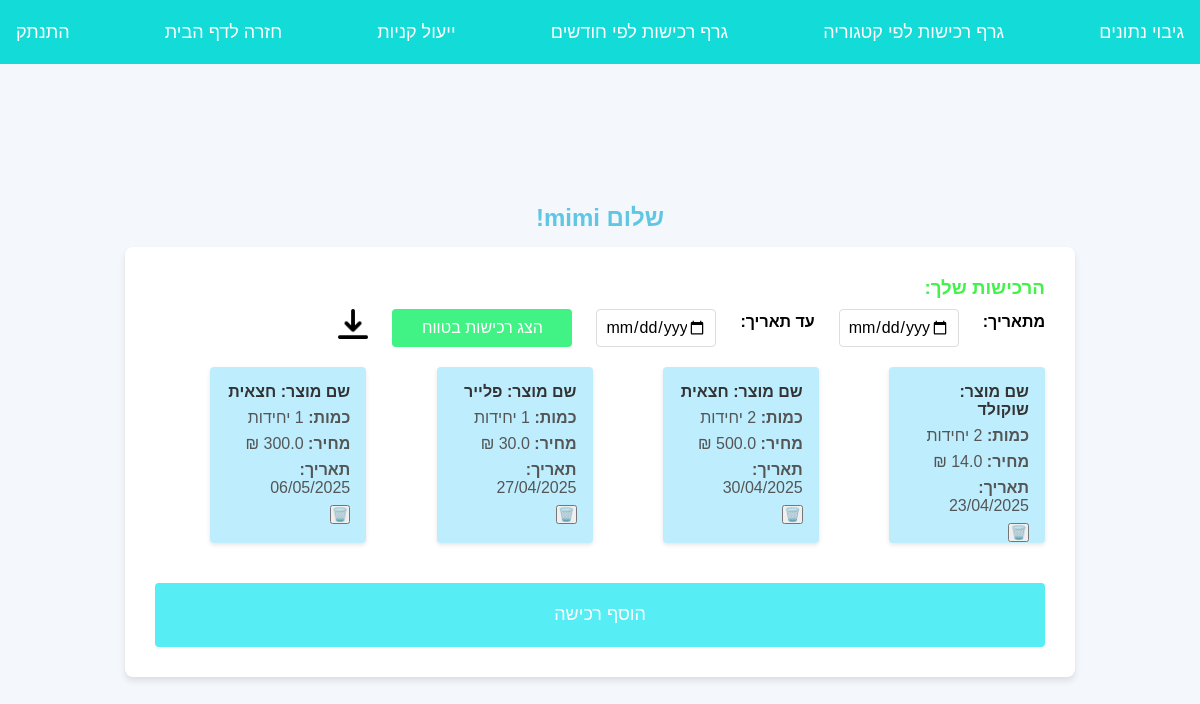
Page /profile (signed in) on the earlier database version.
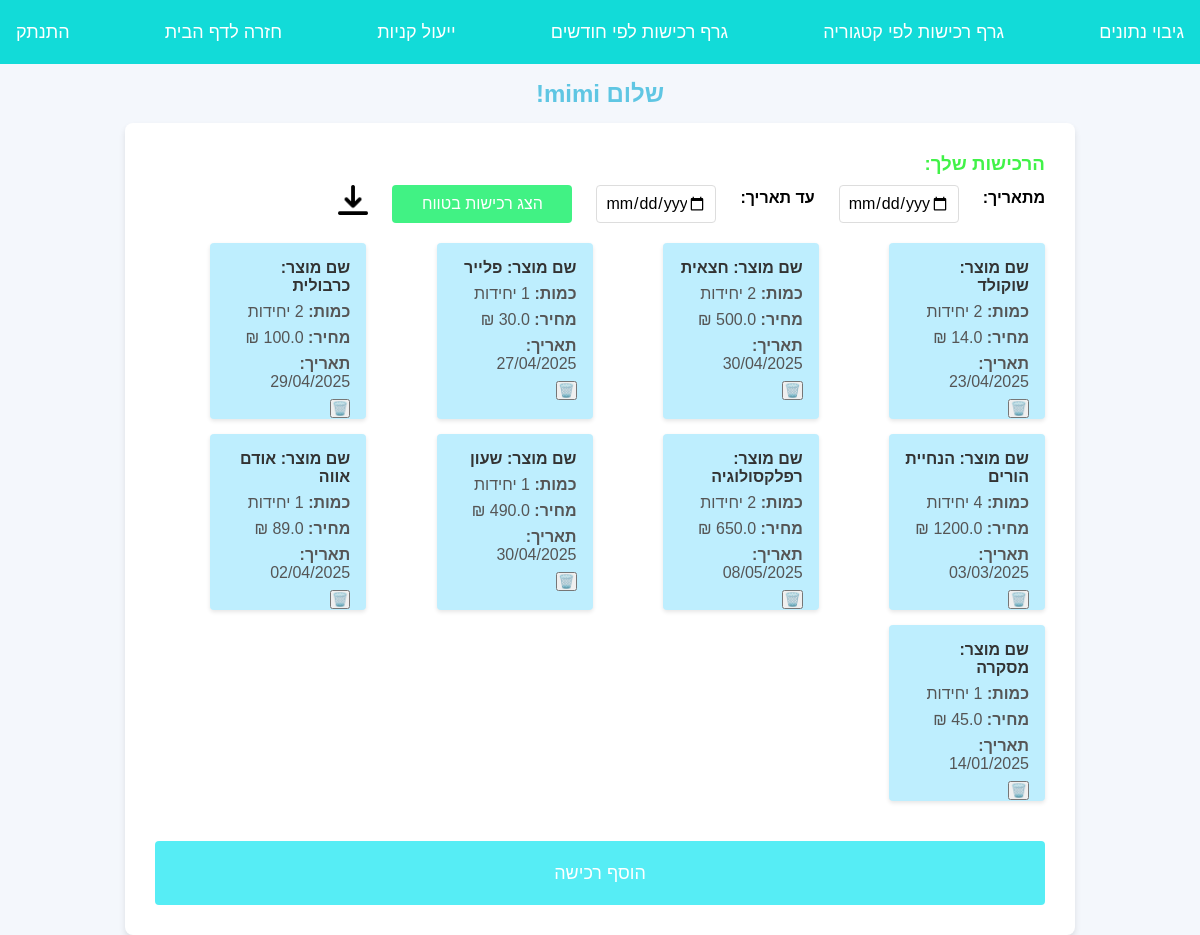
Same page on the later database version.
### models.py (models this page shows)
class User(db.Model):
    id = db.Column(db.Integer, primary_key=True)
    username = db.Column(db.String(80), nullable=False)
    email = db.Column(db.String(120), unique=True, nullable=False)
    password = db.Column(db.String(120), nullable=False)
    purchases = db.relationship('Purchase', backref='user', lazy=True)

class Purchase(db.Model):
    id = db.Column(db.Integer, primary_key=True)
    name = db.Column(db.String(100), nullable=False)
    quantity = db.Column(db.Integer, nullable=False)
    price = db.Column(db.Float, nullable=False)
    category = db.Column(db.String(50))
    date = db.Column(db.Date, nullable=False, default=lambda: date.today())
    user_id = db.Column(db.Integer, db.ForeignKey('user.id'), nullable=False)

### app.py (the view)
@app.route('/profile')
def profile():
    email = session.get('user_email')  # השתמש ב-session כדי לשלוף את האימייל של המשתמש המחובר
    if not email:
        return redirect(url_for('login'))  # אם אין אימייל ב-session, הפנה להתחברות
    user = User.query.filter_by(email=email).first()
    if not user:
        return redirect(url_for('login'))
    purchases = Purchase.query.filter_by(user_id=user.id).all()
    return render_template('profile.html', user=user, purchases=purchases)

### templates/profile.html (shortened to what this page needs)
<!DOCTYPE html>
<html lang="he">
<head>
    <link rel="stylesheet" href="{{ url_for('static', filename='css/profile.css') }}">
</head>
<body>
        <nav>
            <a href="{{ url_for('save_data') }}">גיבוי נתונים</a>
            <a href="{{ url_for('graph1') }}">גרף רכישות לפי קטגוריה</a>
            <a href="{{ url_for('graph2') }}">גרף רכישות לפי חודשים</a>
            <a href="{{ url_for('optimize_shopping') }}" class="btn">ייעול קניות</a>
            <a href="{{ url_for('home') }}">חזרה לדף הבית</a>
            <a href="{{ url_for('logout') }}">התנתק</a>
        </nav>
        <h2>שלום {{ user.username }}!</h2>
    <div class="profile-container">
        <h3>הרכישות שלך:</h3>
        <form method="GET" onsubmit="searchByDates(event)" class="date-search-form">
                <label>מתאריך:</label>
                <input type="date" id="start_date" required>
                <label>עד תאריך:</label>
                <input type="date" id="end_date" required>
                <button type="submit">הצג רכישות בטווח</button>
                <a href="{{ url_for('download_data') }}">
                    <img src="{{ url_for('static', filename='images/download.png') }}" alt="הורד קובץ" style="width:30px; height:30px; cursor:pointer;">
                </a>
        </form>
        {% if error %}
            <p style="color: red;">{{ error }}</p>
        {% else %}
        {% if purchases %}
            <div class="purchases-grid">
                {% for p in purchases %}
                    <div class="purchase-card">
                        <h4>שם מוצר:  {{ p.name }}</h4>
                        <p><strong>כמות:</strong> {{ p.quantity }} יחידות</p>
                        <p><strong>מחיר:</strong> {{ p.price }} ₪</p>
                        <p><strong>תאריך:</strong> {{ p.date.strftime('%d/%m/%Y') }}</p>
                        <form method="POST" action="{{ url_for('delete_purchase', purchase_id=p.id) }}" onsubmit="return confirm('אתה בטוח שברצונך למחוק?');">
                            <button type="submit" class="btn btn-danger btn-sm">🗑️</button>
                        </form>
                    </div>
        {% endfor %}
            </div>
            {% else %}
                <p>אין לך עדיין רכישות.</p>
            {% endif %}
        {% endif %}
        <a href="{{ url_for('add_purchase') }}">
            <button>הוסף רכישה</button>
        </a>
    </div>
</body>
</html>

### static/css/profile.css (style rules this page uses)
* { margin: 0; padding: 0; box-sizing: border-box; font-family: 'Gill Sans', 'Gill Sans MT', Calibri, 'Trebuchet MS', sans-serif; }
body { background-color: #f4f7fc; display: flex; flex-direction: column; justify-content: center; align-items: center; min-height: 100vh; direction: rtl; }
nav { display: flex; justify-content: space-between; gap: 2vw; width: 100%; height: 8vh; align-items: center; background-color: #12DBD8; color: white; padding: 8px 16px; position: absolute; top: 0; }
nav a { color: white; font-size: 18px; text-align: center; transition: background-color 0.3s; cursor: pointer; text-decoration: none; }
h2 { text-align: center; color: #5FC6E3; margin-top: 10vh; margin-bottom: 5px; }
.profile-container { background-color: #fff; padding: 30px; border-radius: 8px; box-shadow: 0 4px 6px rgba(0, 0, 0, 0.1); width: 106%; max-width: 950px; margin-top: 10px; }
.profile-container h3 { color: #41F248; margin-bottom: 10px; }
.date-search-form { display: flex; gap: 2vw; margin-bottom: 20px; justify-content: flex-start; margin-top: 5px; }
.date-search-form label { font-weight: bold; align-items: center; margin-top: 4px; }
.date-search-form input { padding: 8px; font-size: 16px; border-radius: 4px; width: 10vw; }
.date-search-form input { border: 1px solid #ddd; }
.date-search-form button { background-color: #41F2C0; background-color: #41F284; color: white; border: none; cursor: pointer; width: 15vw; font-size: 16px; border-radius: 4px; transition: background-color 0.3s; }
.purchases-grid { display: grid; grid-template-columns: repeat(auto-fill, minmax(200px, 1fr)); gap: 15px; margin-bottom: 20px; }
.purchase-card { background-color: #beeefe; padding: 16px; width: 13vw; height: 22vh; align-items: center; border-radius: 4px; box-shadow: 0 2px 4px rgba(0, 0, 0, 0.1); }
.purchase-card h4 { color: #333; margin-bottom: 8px; }
.purchase-card form { justify-content: center; }
.purchase-card p { color: #555; margin-bottom: 8px; }
a button { width: 100%; height: 8vh; padding: 4px; background-color: #56EDF5; color: white; border: none; border-radius: 4px; font-size: 18px; cursor: pointer; transition: background-color 0.3s; margin-top: 20px; text-decoration: none; }

Differences in the rows shown:
removed Purchase: name "חצאית", date "06/05/2025"
added Purchase: name "כרבולית", date "29/04/2025"
added Purchase: name "הנחיית הורים", date "03/03/2025"
added Purchase: name "רפלקסולוגיה", price "650.0", date "08/05/2025"
added Purchase: name "שעון", date "30/04/2025"
added Purchase: name "אודם אווה", date "02/04/2025"
added Purchase: name "מסקרה", price "45.0", date "14/01/2025"
